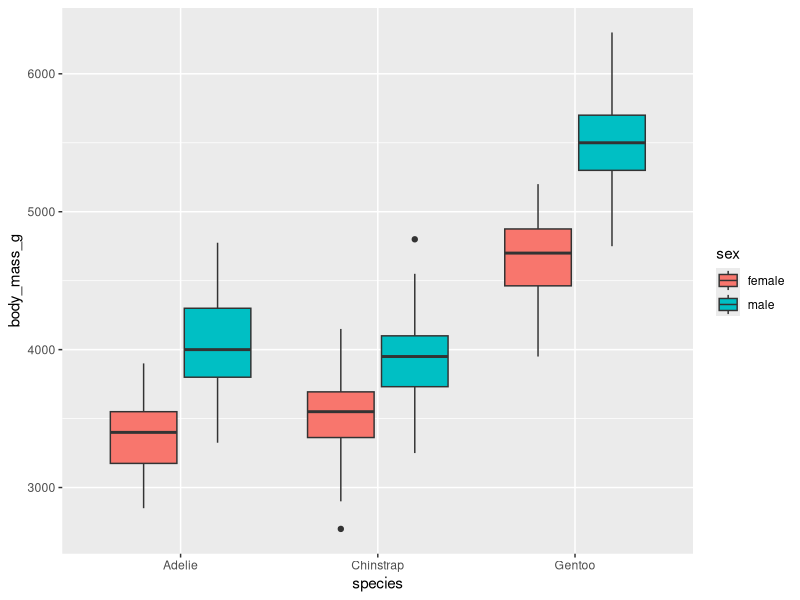

Generate this figure with R:
## ---- chunk 1
#| echo: FALSE
#| message: FALSE
#| warning: FALSE
library(tidyverse)
library(palmerpenguins)
## ---- chunk 2
#| echo: TRUE
penguins |>
  filter(species == "Gentoo")
## ---- chunk 3
#| echo: TRUE
penguins |>
  filter(!is.na(sex)) |>
  group_by(species, sex) |>
  summarise(n = n(), .groups = "drop")
## ---- chunk 4
#| echo: TRUE
penguins |>
  arrange(body_mass_g)
## ---- chunk 5
#| echo: TRUE
penguins |>
  select(species, island, body_mass_g)
## ---- chunk 6
#| echo: TRUE
penguins |>
  mutate(body_mass_kg = body_mass_g / 1000) |>
  select(species, body_mass_g, body_mass_kg)
## ---- chunk 7
#| echo: TRUE
penguins |>
  mutate(size = ifelse(body_mass_g > 4000, "large", "small")) |>
  select(species, body_mass_g, size)
## ---- chunk 8
#| echo: TRUE
penguins |>
  filter(!is.na(sex)) |>
  group_by(species, sex) |>
  summarise(
    n        = n(),
    avg_mass = mean(body_mass_g, na.rm = TRUE),
    .groups  = "drop"
  ) |>
  arrange(desc(avg_mass))
## ---- chunk 9
#| echo: TRUE
#| fig-height: 2.7
#| warning: FALSE
penguins |>
  filter(!is.na(sex)) |>
  ggplot(aes(x = species, y = body_mass_g, fill = sex)) +
  geom_boxplot()
